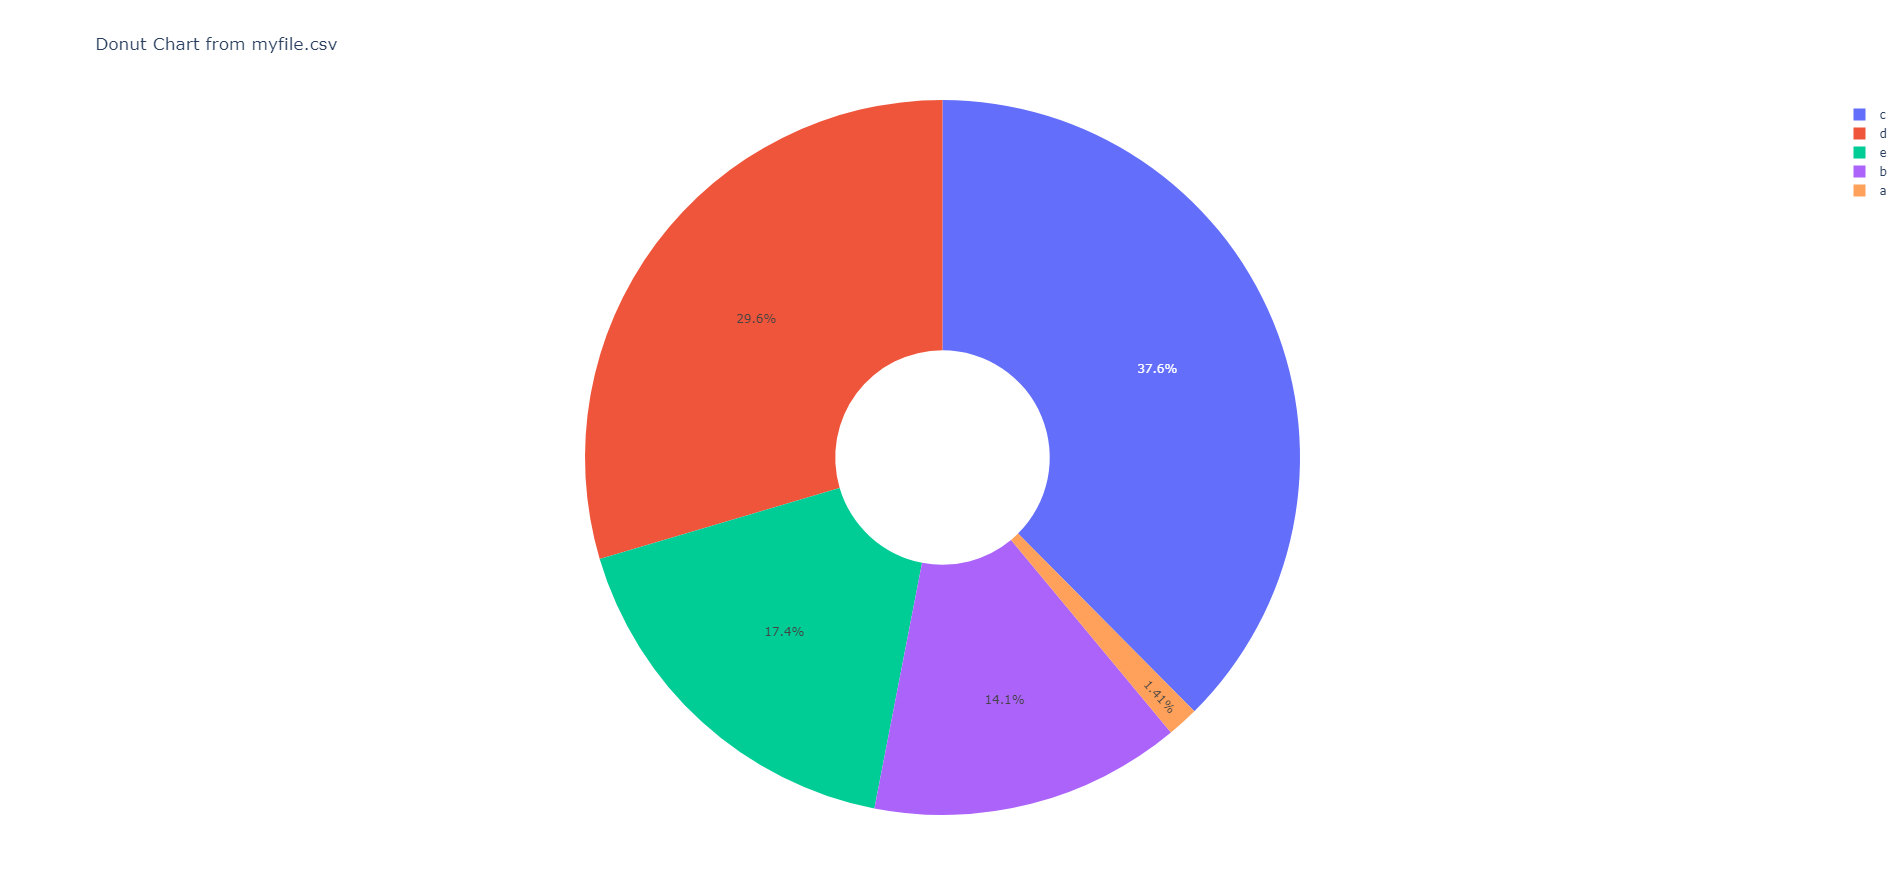

Reproduce this figure in Python.
# Import libraries
import pandas as pd
import plotly.graph_objects as go

# Read the CSV file
data = pd.read_csv("myfile.csv")

# Get the values from columns A and B
labels = data["A"]
values = data["B"]

# Create the donut chart
fig = go.Figure(data=[go.Pie(labels=labels, values=values, hole=.3)])

# Update layout for better visualization
fig.update_layout(title_text="Donut Chart from myfile.csv")

# Show the plot
fig.show()
